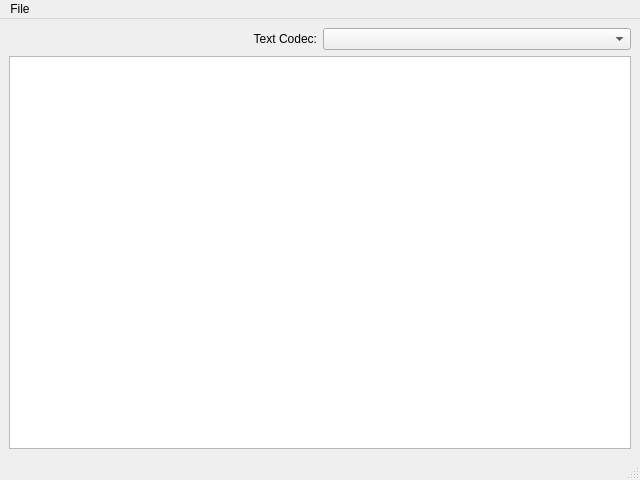
<?xml version="1.0" encoding="UTF-8"?>
<ui version="4.0">
 <author>Pedro Lopez-Cabanillas &lt;plcl@users.sourceforge.net&gt;</author>
 <comment>
     ICUQtPOC - Integrating libICU for Unicode Conversion in Qt apps
     Copyright (C) 2022 Pedro Lopez-Cabanillas

     This program is free software: you can redistribute it and/or modify
     it under the terms of the GNU General Public License as published by
     the Free Software Foundation, either version 3 of the License, or
     (at your option) any later version.

     This program is distributed in the hope that it will be useful,
     but WITHOUT ANY WARRANTY; without even the implied warranty of
     MERCHANTABILITY or FITNESS FOR A PARTICULAR PURPOSE.  See the
     GNU General Public License for more details.

     You should have received a copy of the GNU General Public License
     along with this program.  If not, see &lt;https://www.gnu.org/licenses/&gt;.
 </comment>
 <class>MainWindow</class>
 <widget class="QMainWindow" name="MainWindow">
  <property name="geometry">
   <rect>
    <x>0</x>
    <y>0</y>
    <width>640</width>
    <height>480</height>
   </rect>
  </property>
  <property name="windowTitle">
   <string>ICUQtPOC</string>
  </property>
  <widget class="QWidget" name="centralwidget">
   <layout class="QGridLayout" name="gridLayout">
    <item row="0" column="0">
     <widget class="QLabel" name="label">
      <property name="enabled">
       <bool>true</bool>
      </property>
      <property name="lineWidth">
       <number>-1</number>
      </property>
      <property name="midLineWidth">
       <number>3</number>
      </property>
      <property name="text">
       <string>Text Codec:</string>
      </property>
      <property name="alignment">
       <set>Qt::AlignRight|Qt::AlignTrailing|Qt::AlignVCenter</set>
      </property>
     </widget>
    </item>
    <item row="0" column="1">
     <widget class="QComboBox" name="comboBox">
      <property name="enabled">
       <bool>true</bool>
      </property>
     </widget>
    </item>
    <item row="1" column="0" colspan="2">
     <widget class="QTextEdit" name="textEdit">
      <property name="readOnly">
       <bool>true</bool>
      </property>
     </widget>
    </item>
   </layout>
  </widget>
  <widget class="QMenuBar" name="menubar">
   <property name="geometry">
    <rect>
     <x>0</x>
     <y>0</y>
     <width>640</width>
     <height>23</height>
    </rect>
   </property>
   <widget class="QMenu" name="menuFile">
    <property name="title">
     <string>File</string>
    </property>
    <addaction name="actionOpen"/>
    <addaction name="separator"/>
    <addaction name="actionQuit"/>
   </widget>
   <addaction name="menuFile"/>
  </widget>
  <widget class="QStatusBar" name="statusbar"/>
  <action name="actionOpen">
   <property name="text">
    <string>Open...</string>
   </property>
  </action>
  <action name="actionQuit">
   <property name="text">
    <string>Quit</string>
   </property>
  </action>
 </widget>
 <resources/>
 <connections/>
</ui>
